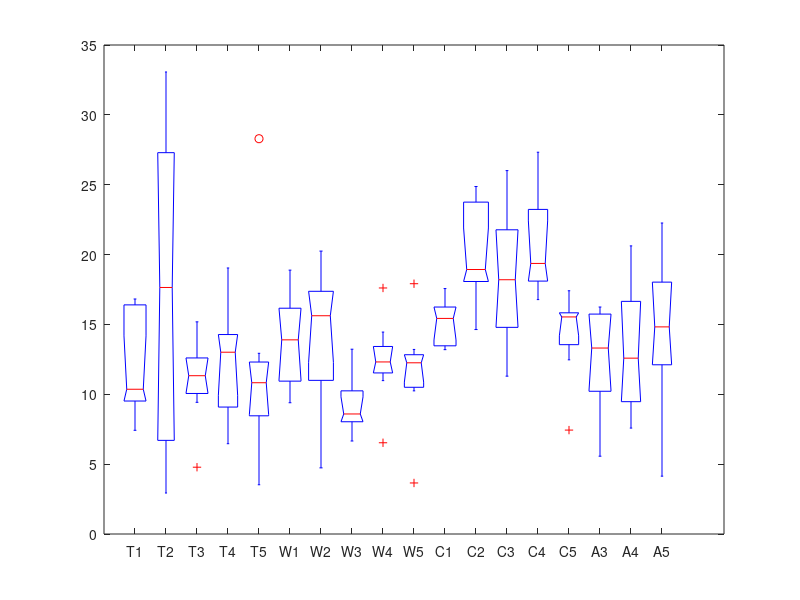
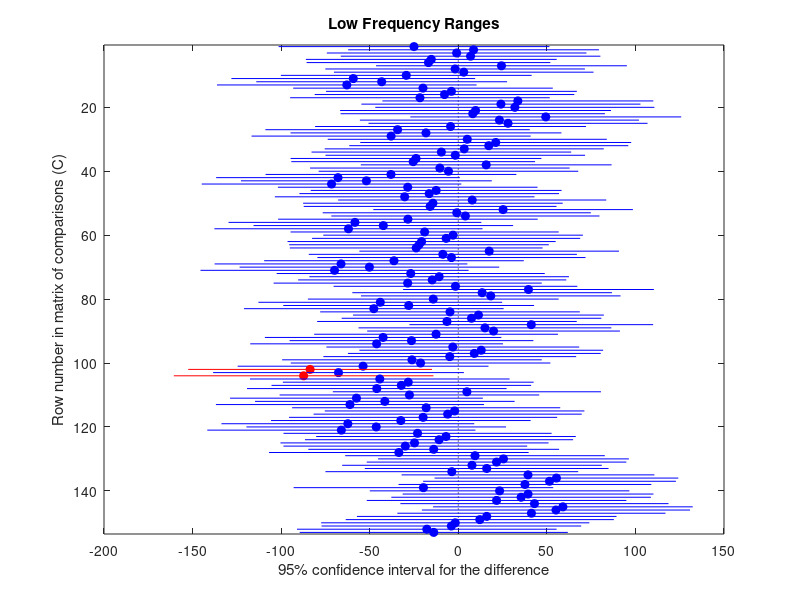

Here is the MATLAB script that generated these plots, in order: (Note: this script raises an error after producing the figures.)
% Find Daily Range in SPL for each Deployment and Frequency Band

close all
clear
load('daily_SPL.mat');

%% High Frequency Range
% 210 Rock 
c = quantile(high_210d1,0.05,2); d = quantile(high_210d1,0.95,2);rangeT1 = 10*log10(d)-10*log10(c); 
c = quantile(high_210d2,0.05,2); d = quantile(high_210d2,0.95,2);rangeT2 = 10*log10(d)-10*log10(c);
c = quantile(high_210d3,0.05,2); d = quantile(high_210d3,0.95,2);rangeT3 = 10*log10(d)-10*log10(c);
c = quantile(high_210d4,0.05,2); d = quantile(high_210d4,0.95,2);rangeT4 = 10*log10(d)-10*log10(c);
c = quantile(high_210d5,0.05,2); d = quantile(high_210d5,0.95,2);rangeT5 = 10*log10(d)-10*log10(c);
% West Rock
c = quantile(high_westrd1,0.05,2); d = quantile(high_westrd1,0.95,2);rangeW1 = 10*log10(d)-10*log10(c);
c = quantile(high_westrd2,0.05,2); d = quantile(high_westrd2,0.95,2);rangeW2 = 10*log10(d)-10*log10(c);
c = quantile(high_westrd3,0.05,2); d = quantile(high_westrd3,0.95,2);rangeW3 = 10*log10(d)-10*log10(c);
c = quantile(high_westrd4,0.05,2); d = quantile(high_westrd4,0.95,2);rangeW4 = 10*log10(d)-10*log10(c);
c = quantile(high_westrd5,0.05,2); d = quantile(high_westrd5,0.95,2);rangeW5 = 10*log10(d)-10*log10(c);
% CSPAR
c = quantile(high_cspard1,0.05,2); d = quantile(high_cspard1,0.95,2);rangeC1 = 10*log10(d)-10*log10(c);
c = quantile(high_cspard2,0.05,2); d = quantile(high_cspard2,0.95,2);rangeC2 = 10*log10(d)-10*log10(c);
c = quantile(high_cspard3,0.05,2); d = quantile(high_cspard3,0.95,2);rangeC3 = 10*log10(d)-10*log10(c);
c = quantile(high_cspard4,0.05,2); d = quantile(high_cspard4,0.95,2);rangeC4 = 10*log10(d)-10*log10(c);
c = quantile(high_cspard5,0.05,2); d = quantile(high_cspard5,0.95,2);rangeC5 = 10*log10(d)-10*log10(c);
% Aeolus 
c = quantile(high_aeolud3,0.05,2); d = quantile(high_aeolud3,0.95,2);rangeA3 = 10*log10(d)-10*log10(c);
c = quantile(high_aeolud4,0.05,2); d = quantile(high_aeolud4,0.95,2);rangeA4 = 10*log10(d)-10*log10(c);
c = quantile(high_aeolud5,0.05,2); d = quantile(high_aeolud5,0.95,2);rangeA5 = 10*log10(d)-10*log10(c);

% Make vectors all the same length
rangeT1H = cat(1,rangeT1,NaN); 
rangeT2H = cat(1,rangeT2,NaN,NaN,NaN);
rangeT3H = cat(1,rangeT3,NaN);
rangeT4H = cat(1,rangeT4,NaN,NaN);
rangeT5H = cat(1,rangeT5,NaN,NaN);
rangeW1H = cat(1,rangeW1,NaN);
rangeW3H = cat(1,rangeW3,NaN);
rangeW4H = cat(1,rangeW4,NaN,NaN);
rangeW5H = cat(1,rangeW5,NaN,NaN);
rangeC1H = cat(1,rangeC1,NaN);
rangeC3H = cat(1,rangeC3,NaN);
rangeC4H = cat(1,rangeC4,NaN,NaN);
rangeC5H = cat(1,rangeC5,NaN,NaN);
rangeA3H = cat(1,rangeA3,NaN);
rangeA4H = cat(1,rangeA4,NaN,NaN);
rangeA5H = cat(1,rangeA5,NaN,NaN);

%%%%%%%%%%%%%%%%%%%%%%%%%%%%
% 210RK and CSPAR all - not normal
range_T_all = [rangeT1H rangeT2H rangeT3H rangeT4H rangeT5H]; 
range_W_all = [rangeW1H rangeW2 rangeW3H rangeW4H rangeW5H]; 
range_C_all = [rangeC1H rangeC2 rangeC3H rangeC4H rangeC5H]; 
range_A_all = [rangeA3H rangeA4H rangeA5H];

%%%%%%%%%%%%%%%%%%%%%%%%%%%%
% comparing all sites and seasons rather than averages across sites 
range_high_all = [range_T_all range_W_all range_C_all range_A_all];
deploys_all = {'T1','T2','T3','T4','T5','W1','W2','W3','W4','W5','C1','C2','C3','C4','C5','A3','A4','A5'};

% Testing assumptions - does not meet assumptions of homogeneity of
% variance
adtest(range_high_all(:))
p = vartestn(range_high_all,'TestType','LeveneQuadratic')

%%%% Old Method using Kruskal Wallis - trying GLM first
% [~,~,stats] = kruskalwallis(range_high_all,deploys_all);multcompare(stats,'ctype','bonferroni');title('High Frequency Ranges');
% 
% % reporting values based on Kruskal Wallis Test
% range_all = [range_W_all range_C_all range_A_all];
% mean_range_high = nanmean(range_all(:));
% sd_range_high = nanstd(range_all(:));
% 
% mean_range_T_high = nanmean(range_T_all(:));
% sd_range_T_high = nanstd(range_T_all(:));
% 
% %%%%%%%%%%%%%%%%%%%%%%%
% deploys = {'1','2','3','4','5'};
% A_deploys = {'3','4','5'};
% 
% % Kruskal Wallis Test with Bonferroni correction
% [~,~,stats] = kruskalwallis(range_T_all,deploys);multcompare(stats,'ctype','bonferroni'); title('210RK High Frequency Daily Range');
% [~,~,stats] = kruskalwallis(range_W_all,deploys);multcompare(stats,'ctype','bonferroni'); title('WESTR High Frequency Daily Range');
% [~,~,stats] = kruskalwallis(range_C_all,deploys);multcompare(stats,'ctype','bonferroni'); title('CSPAR High Frequency Daily Range');
% [~,~,stats] = kruskalwallis(range_A_all,A_deploys);multcompare(stats,'ctype','bonferroni'); title('AEOLU High Frequency Daily Range');
%         % CSPAR is technically sig. dif. between D2 and D4
% 
% % reporting mean range +/- SD for each site
% range_210RK_h = nanmean(range_T_all(:));sd_210RK_h = nanstd(range_T_all(:));
% range_westr_h = nanmean(range_W_all(:));sd_westr_h = nanstd(range_W_all(:));
% range_cspar_h = nanmean(range_C_all(:));sd_cspar_h = nanstd(range_C_all(:));
% range_aeolu_h = nanmean(range_A_all(:));sd_aeolu_h = nanstd(range_A_all(:));
% 
% %%%%%%%%%%%%%%%%%%%%
% high_range_all = [range_T_all(:) range_W_all(:) range_C_all(:) cat(1,range_A_all(:),nan(18,1))];
% sites = {'T','W','C','A'};
% [~,~,stats] = kruskalwallis(high_range_all,sites);multcompare(stats,'ctype','bonferroni');title('Mean SPL daily range - all deploys');     % 210RK has sig. lower daily range than other sites


%% Low Frequency  
c = quantile(low_210d1,0.05,2); d = quantile(low_210d1,0.95,2);rangeT1L = 10*log10(d)-10*log10(c);
c = quantile(low_210d2,0.05,2); d = quantile(low_210d2,0.95,2);rangeT2L = 10*log10(d)-10*log10(c);
c = quantile(low_210d3,0.05,2); d = quantile(low_210d3,0.95,2);rangeT3L = 10*log10(d)-10*log10(c);
c = quantile(low_210d4,0.05,2); d = quantile(low_210d4,0.95,2);rangeT4L = 10*log10(d)-10*log10(c);
c = quantile(low_210d5,0.05,2); d = quantile(low_210d5,0.95,2);rangeT5L = 10*log10(d)-10*log10(c);
% West Rock
c = quantile(low_westrd1,0.05,2); d = quantile(low_westrd1,0.95,2);rangeW1L = 10*log10(d)-10*log10(c);
c = quantile(low_westrd2,0.05,2); d = quantile(low_westrd2,0.95,2);rangeW2L = 10*log10(d)-10*log10(c);
c = quantile(low_westrd3,0.05,2); d = quantile(low_westrd3,0.95,2);rangeW3L = 10*log10(d)-10*log10(c);
c = quantile(low_westrd4,0.05,2); d = quantile(low_westrd4,0.95,2);rangeW4L = 10*log10(d)-10*log10(c);
c = quantile(low_westrd5,0.05,2); d = quantile(low_westrd5,0.95,2);rangeW5L = 10*log10(d)-10*log10(c);
% CSPAR
c = quantile(low_cspard1,0.05,2); d = quantile(low_cspard1,0.95,2);rangeC1L = 10*log10(d)-10*log10(c);
c = quantile(low_cspard2,0.05,2); d = quantile(low_cspard2,0.95,2);rangeC2L = 10*log10(d)-10*log10(c);
c = quantile(low_cspard3,0.05,2); d = quantile(low_cspard3,0.95,2);rangeC3L = 10*log10(d)-10*log10(c);
c = quantile(low_cspard4,0.05,2); d = quantile(low_cspard4,0.95,2);rangeC4L = 10*log10(d)-10*log10(c);
c = quantile(low_cspard5,0.05,2); d = quantile(low_cspard5,0.95,2);rangeC5L = 10*log10(d)-10*log10(c);
% Aeolus
c = quantile(low_aeolud3,0.05,2); d = quantile(low_aeolud3,0.95,2);rangeA3L = 10*log10(d)-10*log10(c);
c = quantile(low_aeolud4,0.05,2); d = quantile(low_aeolud4,0.95,2);rangeA4L = 10*log10(d)-10*log10(c);
c = quantile(low_aeolud5,0.05,2); d = quantile(low_aeolud5,0.95,2);rangeA5L = 10*log10(d)-10*log10(c); 

% Make vectors the same size
rangeT1_l = cat(1,rangeT1L,NaN); 
rangeT2_l = cat(1,rangeT2L,NaN,NaN,NaN);
rangeT3_l = cat(1,rangeT3L,NaN);
rangeT4_l = cat(1,rangeT4L,NaN,NaN);
rangeT5_l = cat(1,rangeT5L,NaN,NaN);
rangeW1_l = cat(1,rangeW1L,NaN);
rangeW3_l = cat(1,rangeW3L,NaN);
rangeW4_l = cat(1,rangeW4L,NaN,NaN);
rangeW5_l = cat(1,rangeW5L,NaN,NaN);
rangeC1_l = cat(1,rangeC1L,NaN);
rangeC3_l = cat(1,rangeC3L,NaN);
rangeC4_l = cat(1,rangeC4L,NaN,NaN);
rangeC5_l = cat(1,rangeC5L,NaN,NaN);
rangeA3_l = cat(1,rangeA3L,NaN);
rangeA4_l = cat(1,rangeA4L,NaN,NaN);
rangeA5_l = cat(1,rangeA5L,NaN,NaN);

% combine seasons within site
range_T_all_l = [rangeT1_l rangeT2_l rangeT3_l rangeT4_l rangeT5_l]; 
range_W_all_l = [rangeW1_l rangeW2L rangeW3_l rangeW4_l rangeW5_l]; 
range_C_all_l = [rangeC1_l rangeC2L rangeC3_l rangeC4_l rangeC5_l]; 
range_A_all_l = [rangeA3_l rangeA4_l rangeA5_l]; 

% Combined site and season comparisons
range_low_all = [range_T_all_l range_W_all_l range_C_all_l range_A_all_l];
deploys_all = {'T1','T2','T3','T4','T5','W1','W2','W3','W4','W5','C1','C2','C3','C4','C5','A3','A4','A5',};

adtest(range_low_all(:))
p = vartestn(range_low_all,'TestType','LeveneQuadratic')

[~,~,stats] = kruskalwallis(range_low_all,deploys_all);multcompare(stats,'ctype','bonferroni');title('Low Frequency Ranges');
[~,~,stats] = anova(range_low_all,deploys_all);multcompare(stats,'ctype','bonferroni');title('Low Frequency Ranges');

range_all_low = [range_T_all_l range_W_all_l range_C_all_l range_A_all_l];
mean_range_low = nanmean(range_all_low(:));
sd_range_low = nanstd(range_all_low(:));

deploys = {'1','2','3','4','5'};
A_deploys = {'3','4','5'};

% Kruskal Wallis Test with Bonferroni correction 
% [~,~,stats] = kruskalwallis(range_T_all_l,deploys);multcompare(stats,'ctype','bonferroni'); title('210RK low Frequency Daily Range');
% [~,~,stats] = kruskalwallis(range_W_all_l,deploys);multcompare(stats,'ctype','bonferroni'); title('WESTR low Frequency Daily Range');
% [~,~,stats] = kruskalwallis(range_C_all_l,deploys);multcompare(stats,'ctype','bonferroni'); title('CSPAR low Frequency Daily Range');
% [~,~,stats] = kruskalwallis(range_A_all_l,A_deploys);multcompare(stats,'ctype','bonferroni'); title('AEOLU low Frequency Daily Range');
% % CSPAR D4 and 5 are different
% 
% % ANOVA also not significantly different
% [~,~,stats] = anova1(range_T_all_l,deploys);multcompare(stats); title('210RK low Frequency Daily Range');
% [~,~,stats] = anova1(range_W_all_l,deploys);multcompare(stats); title('WESTR low Frequency Daily Range');
% [~,~,stats] = anova1(range_C_all_l,deploys);multcompare(stats); title('CSPAR low Frequency Daily Range');
% [~,~,stats] = anova1(range_A_all_l,A_deploys);multcompare(stats); title('AEOLU low Frequency Daily Range');
% 
% % reporting mean range +/- SD for each site
% range_210RK_l = nanmean(range_T_all_l(:));sd_210RK_l = nanstd(range_T_all_l(:));
% range_westr_l = nanmean(range_W_all_l(:));sd_westr_l = nanstd(range_W_all_l(:));
% range_cspar_l = nanmean(range_C_all_l(:));sd_cspar_l = nanstd(range_C_all_l(:));
% range_aeolu_l = nanmean(range_A_all_l(:));sd_aeolu_l = nanstd(range_A_all_l(:));

% low_range_all = [range_T_all_l(:) range_W_all_l(:) range_C_all_l(:) cat(1,range_A_all_l(:),nan(18,1))];
% sites = {'T','W','C','A'};
% [~,~,stats] = anova1(low_range_all,sites);multcompare(stats,'ctype','bonferroni');title('Mean SPL daily range - all deploys'); 
% 
% low_range_TWA = [range_T_all_l(:) range_W_all_l(:) cat(1,range_A_all_l(:),nan(18,1))];
% nanmean(low_range_TWA(:)); nanstd(low_range_TWA(:));
